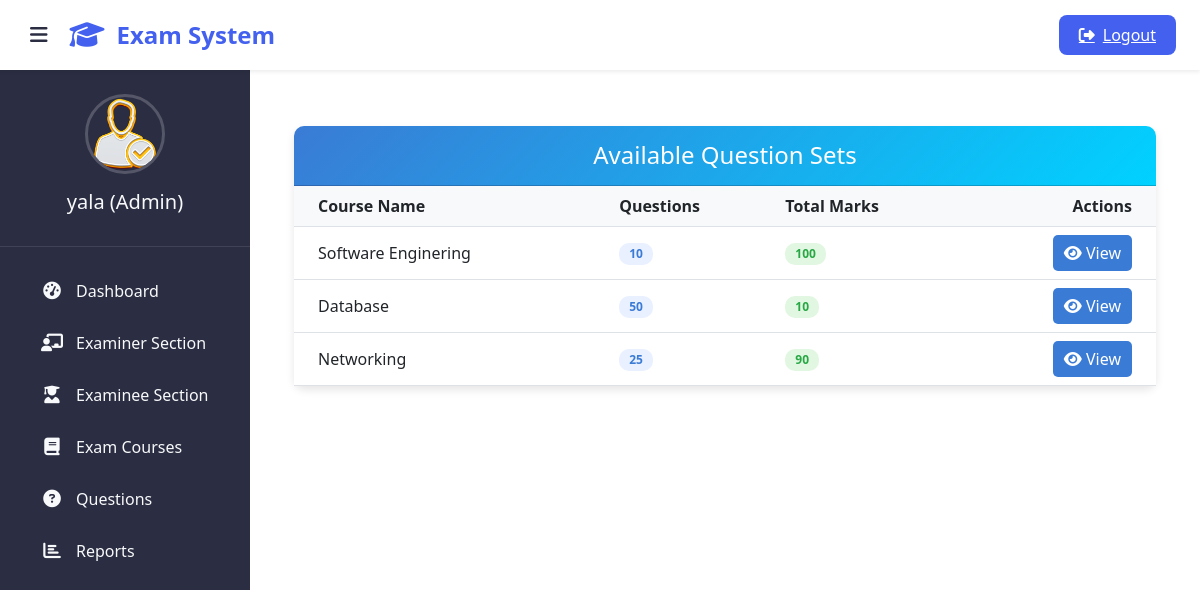
The page /admin-view-question (signed in) on the database as committed earlier.
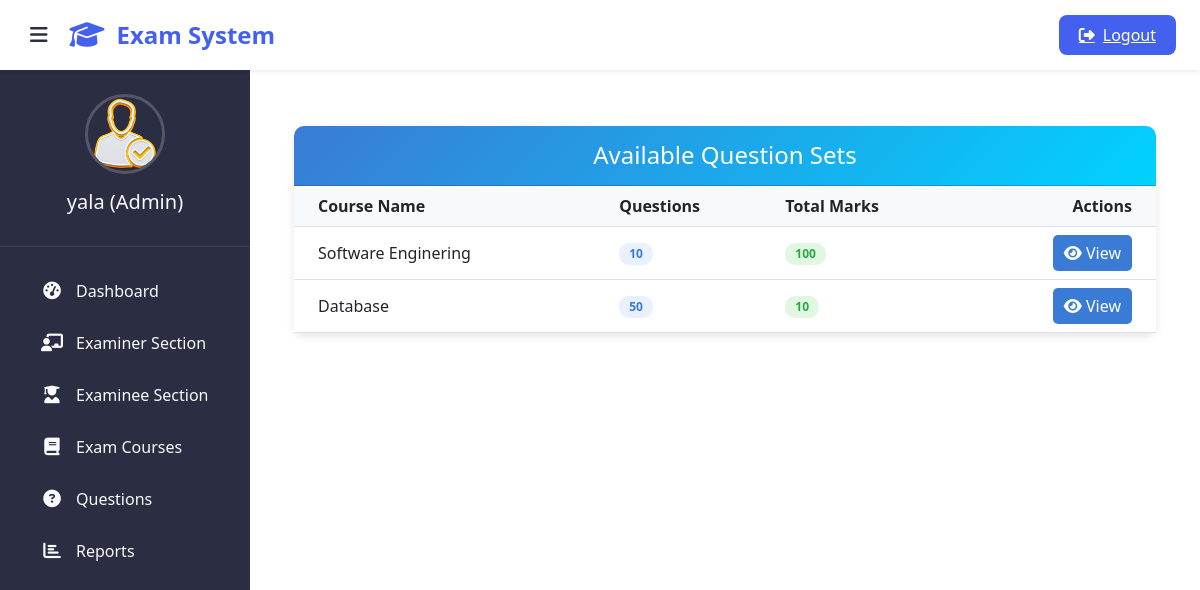
The same page on the database as committed later.
### exam/models.py (models this page shows, shortened)
class Course(models.Model):
   course_name = models.CharField(max_length=50)
   question_number = models.PositiveIntegerField()
   total_marks = models.PositiveIntegerField()

### exam/views.py (the view)
# urls.py: path('admin-view-question', views.admin_view_question_view,name='admin-view-question'),
@login_required(login_url='adminlogin')
def admin_view_question_view(request):
    courses= models.Course.objects.all()
    return render(request,'exam/admin_view_question.html',{'courses':courses})

### templates/exam/admin_view_question.html (shortened to what this page needs)
{% extends 'exam/adminbase.html' %}
{% block content %}
{% load static %}
<head>
  <link href="https://cdn.jsdelivr.net/npm/bootstrap@5.3.0/dist/css/bootstrap.min.css" rel="stylesheet">
  <link rel="stylesheet" href="https://cdnjs.cloudflare.com/ajax/libs/font-awesome/6.4.0/css/all.min.css">
</head>
<div class="container mt-4">
  <div class="card">
    <div class="card-header">
      <h4 class="mb-0">Available Question Sets</h4>
    </div>
    <div class="card-body p-0">
      {% if courses %}
      <div class="table-responsive">
        <table class="table table-hover align-middle">
          <thead>
            <tr>
              <th class="ps-4">Course Name</th>
              <th>Questions</th>
              <th>Total Marks</th>
              <th class="text-end pe-4">Actions</th>
            </tr>
          </thead>
          <tbody>
            {% for c in courses %}
            <tr>
              <td class="ps-4 course-name">{{ c.course_name }}</td>
              <td><span class="badge badge-count">{{ c.question_number }}</span></td>
              <td><span class="badge badge-marks">{{ c.total_marks }}</span></td>
              <td class="text-end pe-4">
                <a href="{% url 'view-question' c.id %}" class="btn btn-view" title="View Questions">
                  <i class="fas fa-eye"></i> View
                </a>
              </td>
            </tr>
            {% endfor %}
          </tbody>
        </table>
      </div>
      {% else %}
      <div class="empty-state">
        <i class="far fa-folder-open"></i>
        <h5>No Question Sets Available</h5>
        <p>You haven't created any question sets yet.</p>
      </div>
      {% endif %}
    </div>
  </div>
</div>
{% endblock content %}

Rows that differ between the two databases and show on the page:
removed Course: course_name "Networking", question_number "25", total_marks "90"
